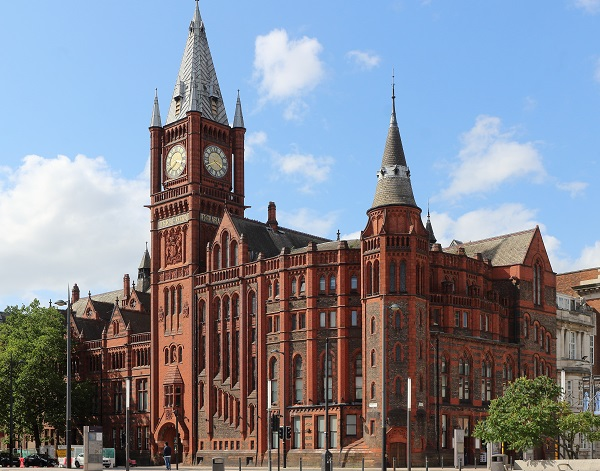
#> input picture victoria.jpg, 600 x 471 px
$ python main.py
#> lines starting #> are read from the running program, lines starting #| are printed output that depends on the picture
'''
THIS ASSIGNMENT WAS DONE ON PyCharm WITH PYTHON VERSION 3.6.6 AND THE PACKAGE
opencv-contrib-python VERSION 3.4.2.16
'''
import cv2


# Function to show image
def cv2_imshow(text, image):
    cv2.imshow(text, image)
    cv2.waitKey(0)
    cv2.destroyAllWindows()


# Function to convert image to grayscale
def grayScale(image):
    output = image.copy()
    gray = cv2.cvtColor(output, cv2.COLOR_BGR2GRAY)
    return gray


# Feature Extraction with SURF
def SURF(image, gray):
    # Create SURF Feature Detector object
    hessianThreshold = 500
    surf = cv2.xfeatures2d.SURF_create(hessianThreshold)

    # Only features with hessian larger than hessianThreshold are retained by the detector
    keypoints, descriptors = surf.detectAndCompute(gray, None)
    print("Number of key points Detected: ", len(keypoints))

    # Draw key points on input image
    image = cv2.drawKeypoints(gray, keypoints, image)

    cv2_imshow('Feature Method - SURF', image)


# Feature Extraction with ORB
def ORB(image, gray):
    # Create ORB Feature Detector object
    orb = cv2.ORB_create()

    # Determine key points
    keypoints = orb.detect(gray, None)

    # Get the descriptors
    keypoints, descriptors = orb.compute(gray, keypoints)
    print("Number of keypoints Detected: ", len(keypoints))

    # Draw key points on input image
    image = cv2.drawKeypoints(gray, keypoints, image)

    cv2_imshow('Feature Method - ORB', image)


def main():
    # Read images
    image1 = cv2.imread('./victoria.jpg')
#> image1 is the input picture: shape (471, 600, 3); mean B, G, R 146.4, 134, 129.3
    image2 = cv2.imread('./victoria2.jpg')
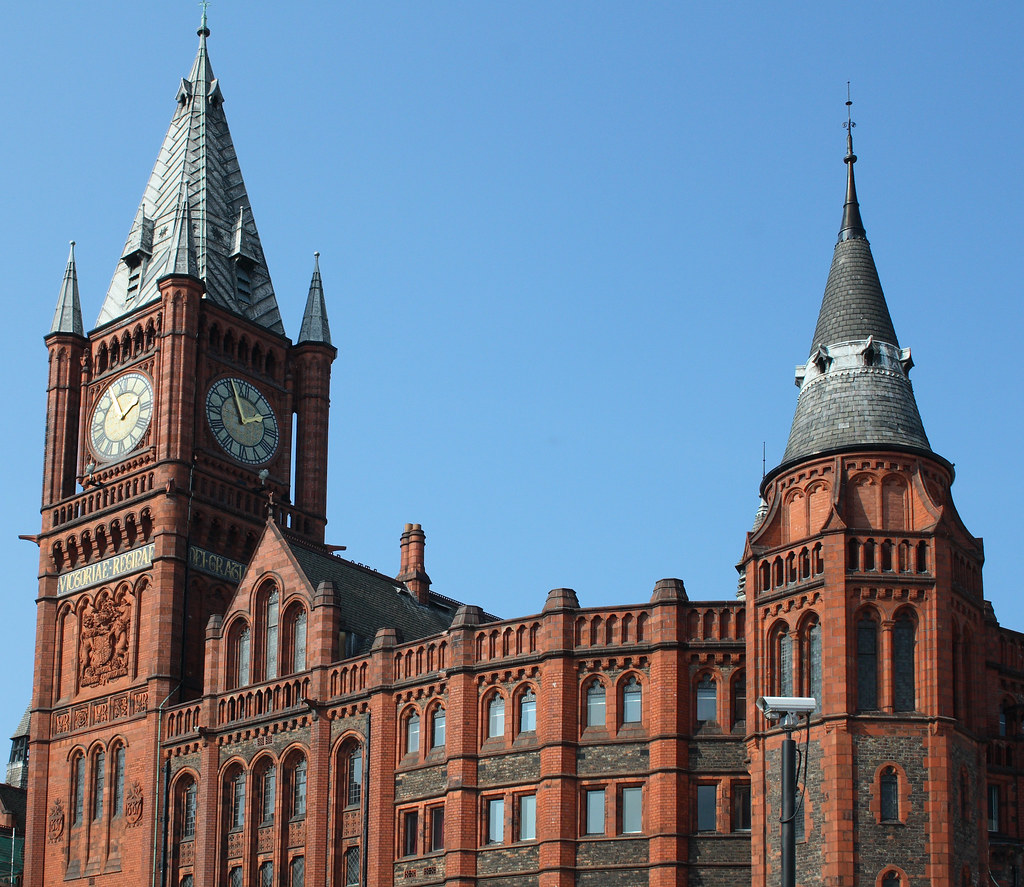
#> input picture victoria2.jpg, 1024 x 887 px
#> image2 is the input picture: shape (887, 1024, 3); mean B, G, R 147.7, 125.8, 108.7

    # Convert images to grayscale
    gray1 = grayScale(image1)
#> in grayScale, `gray = cv2.cvtColor(output, cv2.COLOR_BGR2GRAY)`:
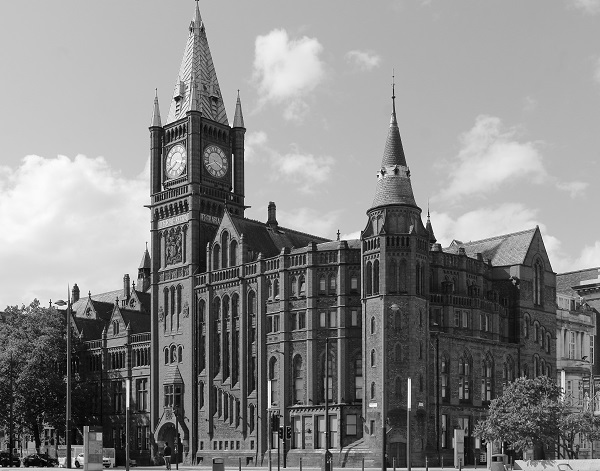
#> gray: shape (471, 600); min 0, max 255, mean 134
    gray2 = grayScale(image2)
#> in grayScale (call 2), `gray = cv2.cvtColor(output, cv2.COLOR_BGR2GRAY)`:
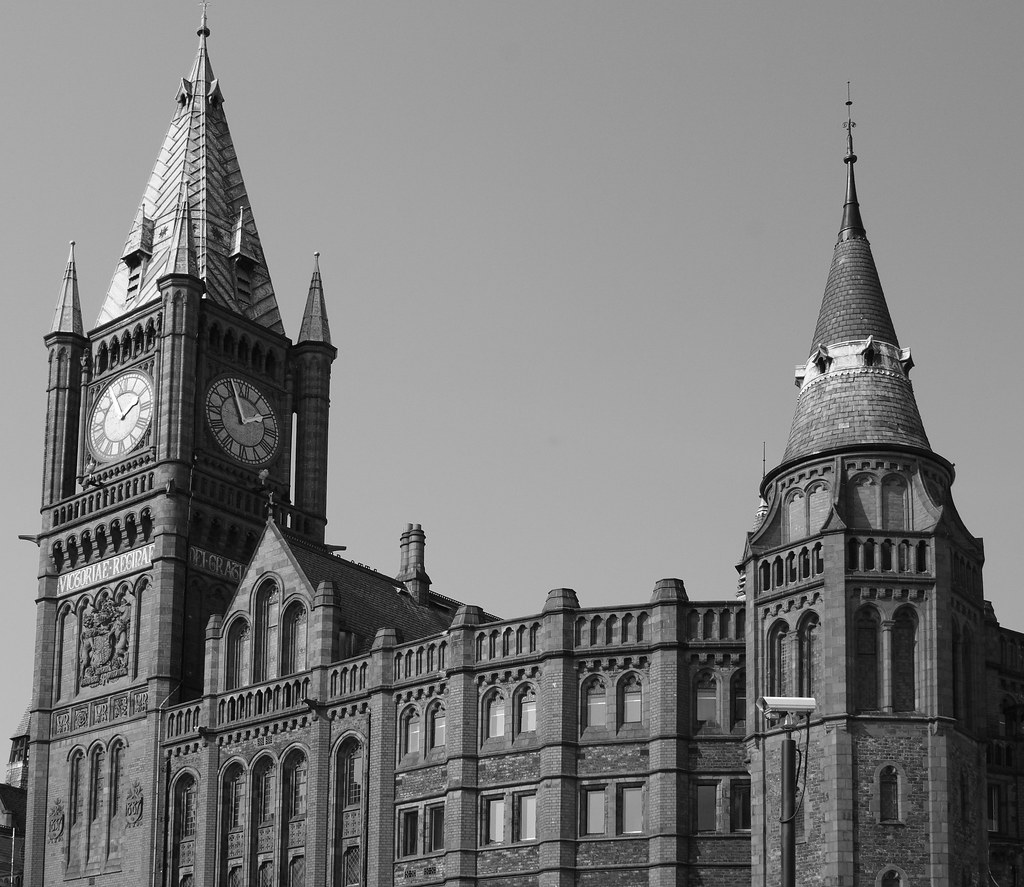
#> gray: shape (887, 1024); min 0, max 255, mean 123.2

    # Get user input on which Feature Detector to use
    featureOptions = ["A", "B"]
    imageOptions = ["A", "B"]
    userInputFeature = ""
    userInputImage = ""

    while userInputFeature.upper() not in featureOptions:
        print("\nFeature Detectors available: A: SURF, B: ORB")
        userInputFeature = input("Please select a Feature Detector: (A/B) ")
#> this loop made 7 passes; the answer given on pass 1: 1
    while userInputImage.upper() not in imageOptions:
        print("\nImages available: A: victoria.jpg, B: victoria2.jpg")
        userInputImage = input("Please select an image: (A/B) ")

    if userInputFeature.upper() == "A":
        # SURF function
        if userInputImage.upper() == "A":
            SURF(image1, gray1)
        elif userInputImage.upper() == "B":
            SURF(image2, gray2)

    elif userInputFeature.upper() == "B":
        # ORB function
        if userInputImage.upper() == "A":
            ORB(image1, gray1)
        elif userInputImage.upper() == "B":
            ORB(image2, gray2)


#> (the run stopped early here; a loop or call above may not have finished)
